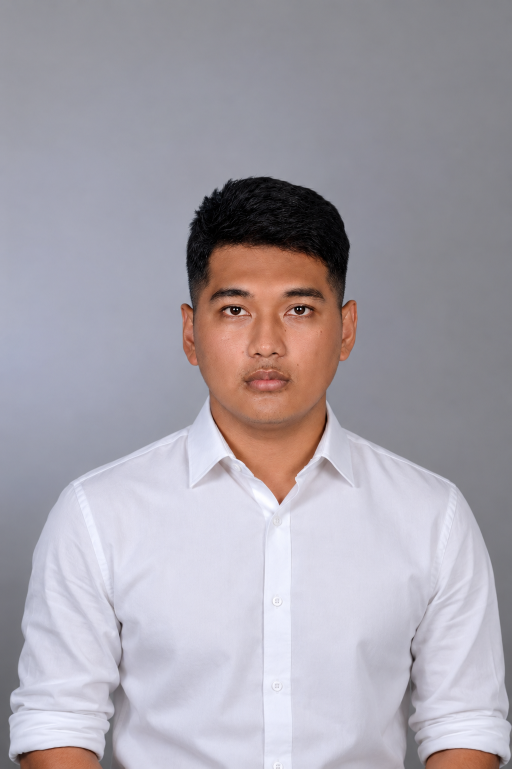
#> input picture assets/portrait.png, 1023 x 1537 px (shown at 1/2 size)
$ python portrait-to-ascii.py
#> lines starting #> are read from the running program, lines starting #| are printed output that depends on the picture
"""
Convert portrait photo → ASCII for the GitHub profile README.

Uses ascii-image-converter (TheZoraiz) with --complex --negative, which
produces the dense mixed-character style used on profiles like Andrew6rant:
https://github.com/Andrew6rant

Why --negative:
  This converter maps bright pixels to dense ink by default. Studio photos
  have a bright background, so we invert mapping so the face/hair become
  dense characters and the background becomes spaces (Andrew-style).
"""

from __future__ import annotations

import argparse
import os
import shutil
import subprocess
from pathlib import Path

from PIL import Image, ImageDraw, ImageEnhance, ImageFilter, ImageOps, ImageStat


ROOT = Path(__file__).resolve().parent.parent
DEFAULT_SRC = ROOT / "assets" / "portrait.png"
if not DEFAULT_SRC.exists():
    DEFAULT_SRC = Path(r"D:\Images\chochkimhour.png")

DEFAULT_OUT = ROOT / "assets" / "portrait_ascii.txt"
PRE_PATH = ROOT / "assets" / "_pre_face.png"

CANDIDATE_BINS = [
    ROOT / "tools" / "ascii-image-converter.exe",
    Path(os.environ.get("TEMP", ""))
    / "ascii-image-converter"
    / "ascii-image-converter_Windows_amd64_64bit"
    / "ascii-image-converter.exe",
    Path(shutil.which("ascii-image-converter") or ""),
]


def find_converter() -> Path | None:
    for p in CANDIDATE_BINS:
        if p and Path(p).exists():
            return Path(p)
    return None


def preprocess(
    src: Path,
    crop: tuple[float, float, float, float] = (0.18, 0.09, 0.82, 0.70),
    size: tuple[int, int] = (540, 640),
    contrast: float = 1.85,
) -> Path:
    """
    Prepare photo so facial structure survives ASCII:
    - tight head/shoulders crop
    - soft oval vignette on pure white
    - strong contrast + unsharp for eyes/hair edges
    """
#> called with crop = (0.18, 0.09, 0.82, 0.7), size = (540, 640), contrast = 1.85
    img = Image.open(src).convert("RGB")
#> img is the input picture: PIL image 1023x1537 RGB; mean R, G, B 167.3, 162.4, 171
    w, h = img.size
#> w = 1023; h = 1537
    l, t, r, b = crop
    img = img.crop((int(w * l), int(h * t), int(w * r), int(h * b)))
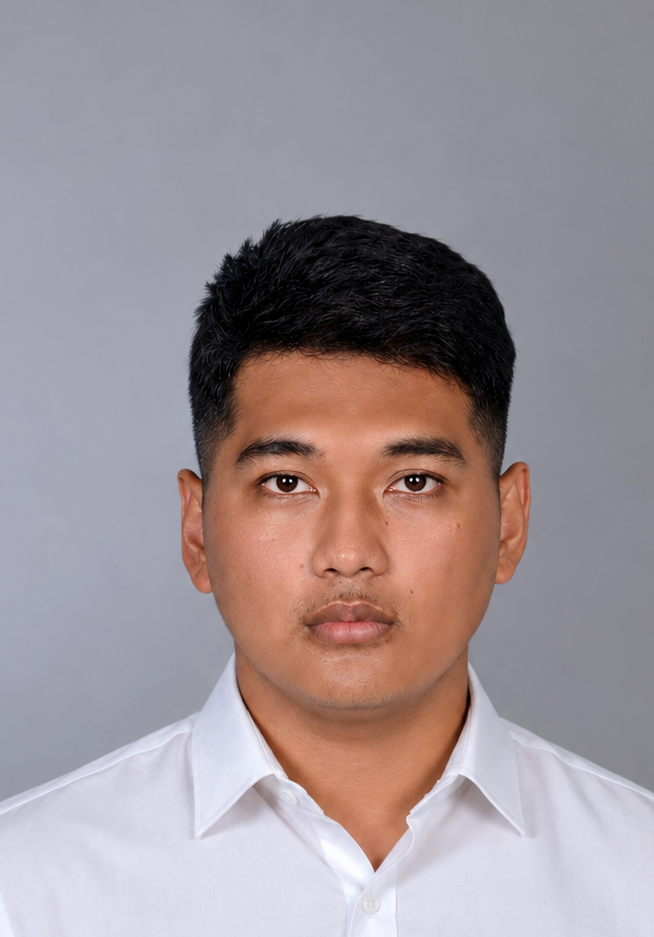
#> img: PIL image 654x937 RGB; mean R, G, B 157.5, 146.1, 150.3
    img = img.resize(size, Image.Resampling.LANCZOS)
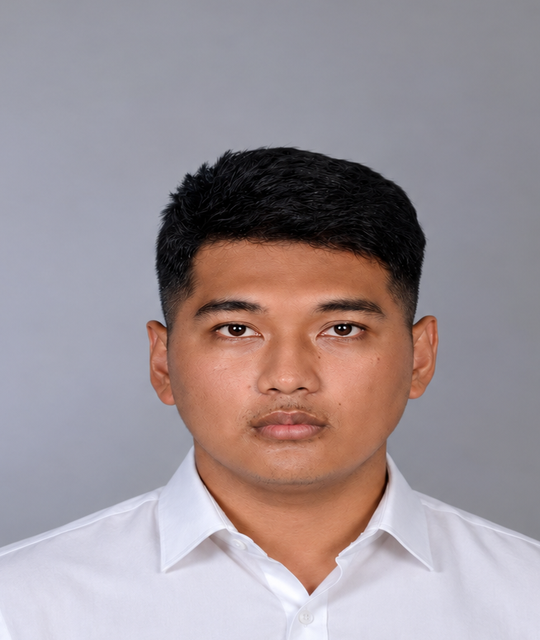
#> img: PIL image 540x640 RGB; mean R, G, B 157.5, 146.1, 150.3

    # Soft oval (head + upper shoulders) — spaces outside like Andrew's art
    mask = Image.new("L", size, 0)
#> mask: PIL image 540x640 L; every value is 0
    draw = ImageDraw.Draw(mask)
    draw.ellipse((-48, -28, size[0] + 48, size[1] + 85), fill=255)
    mask = mask.filter(ImageFilter.GaussianBlur(11))
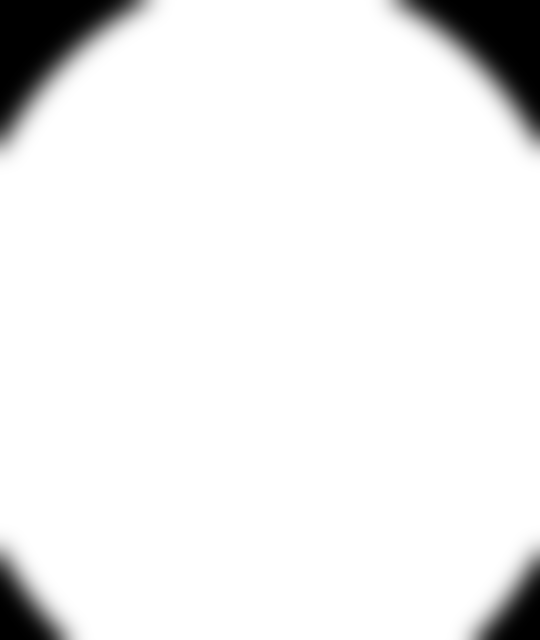
#> mask: PIL image 540x640 L; min 0, max 255, mean 237.8
    white = Image.new("RGB", size, (255, 255, 255))
#> white: PIL image 540x640 RGB; every value is 255
    img = Image.composite(img, white, mask)
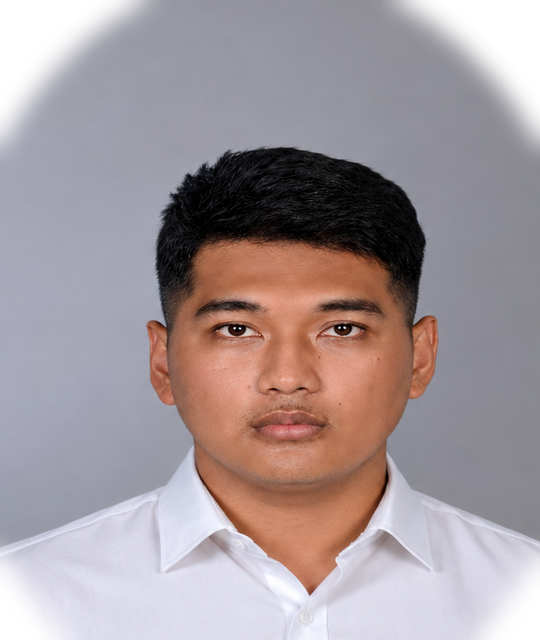
#> img: PIL image 540x640 RGB; mean R, G, B 163.6, 152.2, 155.7

    g = ImageOps.grayscale(img)
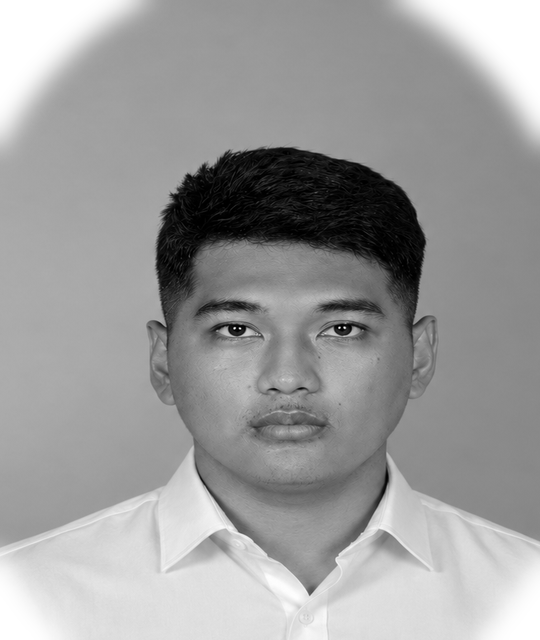
#> g: PIL image 540x640 L; min 0, max 255, mean 156
    g = ImageOps.autocontrast(g, cutoff=2)
    g = ImageEnhance.Contrast(g).enhance(contrast)
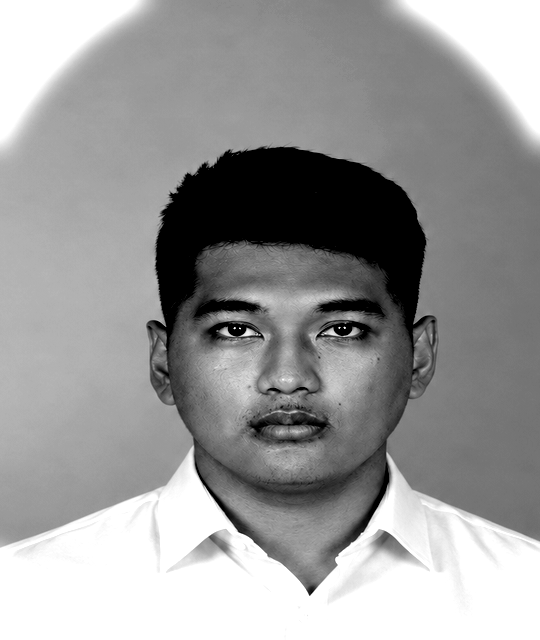
#> g: PIL image 540x640 L; min 0, max 255, mean 153.1
    g = ImageEnhance.Brightness(g).enhance(1.03)
    g = ImageEnhance.Sharpness(g).enhance(2.0)
    g = g.filter(ImageFilter.UnsharpMask(radius=1.6, percent=165, threshold=2))
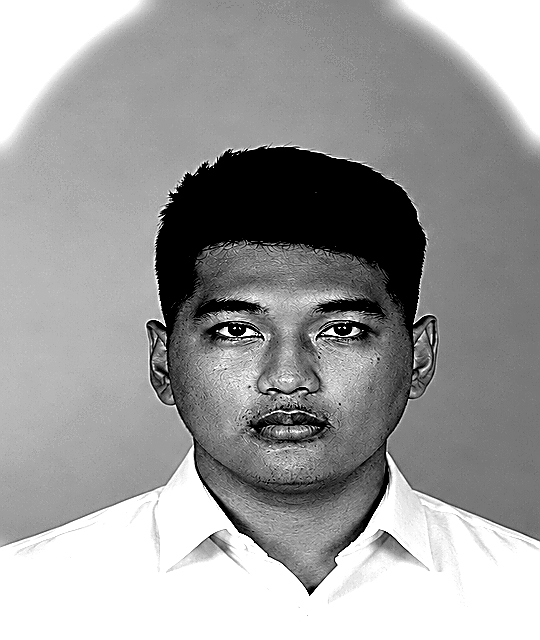
#> g: PIL image 540x640 L; min 0, max 255, mean 156.2

    # Crush near-white to pure white → clean space background
    px = g.load()
    for y in range(size[1]):
        for x in range(size[0]):
            v = px[x, y]
            if v >= 238:
                px[x, y] = 255
            elif v <= 18:
                px[x, y] = 0

    PRE_PATH.parent.mkdir(parents=True, exist_ok=True)
    g.convert("RGB").save(PRE_PATH)
    return PRE_PATH


def convert_with_cli(bin_path: Path, width: int = 44) -> str:
    cmd = [
        str(bin_path),
        str(PRE_PATH),
        "--width",
        str(width),
        "--complex",
        "--negative",
    ]
    result = subprocess.run(
        cmd,
        capture_output=True,
        text=True,
        encoding="utf-8",
        errors="replace",
        check=False,
    )
    if result.returncode != 0:
        raise RuntimeError(result.stderr or "ascii-image-converter failed")

    lines = [ln.rstrip() for ln in result.stdout.replace("\r\n", "\n").split("\n")]
    while lines and not lines[0].strip():
        lines.pop(0)
    while lines and not lines[-1].strip():
        lines.pop()

    # Drop fully empty trailing noise rows
    while lines and set(lines[-1].strip()) <= {"`", "'", ".", " ", '"', ",", "-", "~", ":", ";"}:
        if len(lines[-1].strip()) < 6:
            lines.pop()
        else:
            break

    width_max = max((len(ln) for ln in lines), default=width)
    return "\n".join(ln.ljust(width_max) for ln in lines)


FALLBACK_CHARS = r"""$@B%8&WM#*oahkbdpqwmZO0QLCJUYXzcvunxrjft/\|()1{}[]?-_+~<>i!lI;:,"^`'. """


def convert_fallback(cols: int = 44, rows: int = 25) -> str:
    g = ImageOps.grayscale(Image.open(PRE_PATH))
    w, h = g.size
    n = len(FALLBACK_CHARS) - 1
    lines: list[str] = []
    for row in range(rows):
        y0 = int(row * h / rows)
        y1 = int((row + 1) * h / rows)
        chars: list[str] = []
        for col in range(cols):
            x0 = int(col * w / cols)
            x1 = int((col + 1) * w / cols)
            cell = g.crop((x0, y0, max(x0 + 1, x1), max(y0 + 1, y1)))
            lum = float(ImageStat.Stat(cell).mean[0])
            if lum >= 248:
                chars.append(" ")
                continue
            t = (lum / 255.0) ** 0.88
            idx = min(n, max(0, int(t * n + 0.5)))
            chars.append(FALLBACK_CHARS[idx])
        lines.append("".join(chars))
    while lines and set(lines[0]) <= {" "}:
        lines.pop(0)
    while lines and set(lines[-1]) <= {" "}:
        lines.pop()
    width_max = max(len(ln) for ln in lines)
    return "\n".join(ln.ljust(width_max) for ln in lines)


def to_ascii(src: Path, width: int = 44) -> str:
    preprocess(src)
    bin_path = find_converter()
    if bin_path is not None:
        try:
            return convert_with_cli(bin_path, width=width)
        except Exception as exc:  # noqa: BLE001
            print(f"CLI converter failed ({exc}); using fallback.")
    return convert_fallback(cols=width, rows=25)


def main() -> None:
    parser = argparse.ArgumentParser(description="Portrait → ASCII for profile README")
    parser.add_argument("--src", default=str(DEFAULT_SRC))
    parser.add_argument("--out", default=str(DEFAULT_OUT))
    parser.add_argument("--width", type=int, default=44)
    # compat with older generate-profile-svg.mjs flags
    parser.add_argument("--cols", type=int, default=None)
    parser.add_argument("--rows", type=int, default=None)
    parser.add_argument("--contrast", type=float, default=1.85)
    parser.add_argument("--sharpness", type=float, default=2.0)
    parser.add_argument("--gamma", type=float, default=0.88)
    parser.add_argument("--bg-tolerance", type=float, default=0)
    args = parser.parse_args()

    width = args.cols or args.width
    art = to_ascii(Path(args.src), width=width)
    out = Path(args.out)
    out.parent.mkdir(parents=True, exist_ok=True)
    out.write_text(art + "\n", encoding="utf-8")
    print(art)
    print(f"\nWrote {out} ({len(art.splitlines())} rows)")
    print(f"Converter: {find_converter() or 'Pillow fallback'}")


if __name__ == "__main__":
    main()
#> (the call stopped at in convert_with_cli, `result = subprocess.run( cmd, capture_output=True, text=True, encoding..`: subprocess is not available in this run)
